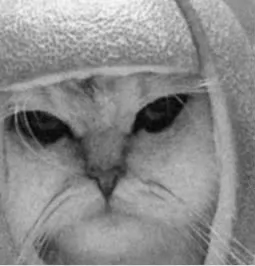
#> input picture face.png, 255 x 266 px
$ python SIFT_scratch.py
#> lines starting #> are read from the running program, lines starting #| are printed output that depends on the picture; long printed decimals are rounded
import math
import numpy as np
from scipy import ndimage

# --------------------------------------------------
# 1. Gaussian utilities
# --------------------------------------------------
def gaussian_kernel(size: int, sigma: float) -> np.ndarray:
    """Return a 2-D Gaussian kernel (normalised to 1)."""
    ax = np.arange(-size // 2 + 1., size // 2 + 1.)
    xx, yy = np.meshgrid(ax, ax)
    kernel = np.exp(-(xx ** 2 + yy ** 2) / (2 * sigma ** 2))
    return kernel / np.sum(kernel)

# --------------------------------------------------
# 2. SIFT class
# --------------------------------------------------
class SIFT:
    def __init__(self,
                 n_octaves: int = 4,
                 n_scales: int = 3,
                 sigma: float = 1.6,
                 contrast_th: float = 0.04,
                 edge_th: float = 10,
                 border: int = 5):
        self.n_oct = n_octaves
        self.n_sc  = n_scales               # scales / octave
        self.sigma = sigma                  # base blur
        self.k     = 2 ** (1 / n_scales)    # scale step
        self.c_th  = contrast_th
        self.e_th  = edge_th
        self.border = border                # ignore border width
        # #images / octave = s+3 → ensures s DoG layers
        self.n_imgs_oct = self.n_sc + 3

    # --------------------------------------------------
    # 2.1 Gaussian pyramid
    # --------------------------------------------------
    def _gaussian_pyramid(self, img_f32):
        pyr = []
        base = img_f32
        for o in range(self.n_oct):
            octave = []
            for s in range(self.n_imgs_oct):
                if o == 0 and s == 0:
                    octave.append(base)
                else:
                    if s == 0:                 # first image of new octave
                        base = pyr[o - 1][self.n_sc]
                        base = base[::2, ::2]  # down-sample by 2
                    sigma = self.sigma * (self.k ** s)
                    ksize = int(2 * np.ceil(2 * sigma) + 1) | 1
                    g = gaussian_kernel(ksize, sigma)
                    octave.append(ndimage.convolve(base, g, mode='nearest'))
                base = octave[-1]
            pyr.append(octave)
        return pyr

    # --------------------------------------------------
    # 2.2 DoG pyramid
    # --------------------------------------------------
    @staticmethod
    def _dog_pyramid(g_pyr):
        dog = []
        for octave in g_pyr:
            dog.append([octave[i + 1] - octave[i] for i in range(len(octave) - 1)])
        return dog

    # --------------------------------------------------
    # 2.3 Extrema test helper
    # --------------------------------------------------
    def _is_extremum(self, dog, o, s, i, j):
        val = dog[o][s][i, j]
        if val == 0:              # quick reject
            return False
        comp = (val > 0)          # compare > for maxima else <
        for ds in (-1, 0, 1):
            for di in (-1, 0, 1):
                for dj in (-1, 0, 1):
                    if ds == di == dj == 0:
                        continue
                    if comp:
                        if dog[o][s + ds][i + di, j + dj] >= val:
                            return False
                    else:
                        if dog[o][s + ds][i + di, j + dj] <= val:
                            return False
        return True

    # --------------------------------------------------
    # 2.4 Hessian-based edge filter
    # --------------------------------------------------
    def _is_edge_like(self, dog_layer, i, j):
        Dxx = dog_layer[i+1, j] + dog_layer[i-1, j] - 2*dog_layer[i, j]
        Dyy = dog_layer[i, j+1] + dog_layer[i, j-1] - 2*dog_layer[i, j]
        Dxy = (dog_layer[i+1, j+1] - dog_layer[i+1, j-1] -
               dog_layer[i-1, j+1] + dog_layer[i-1, j-1]) / 4.0
        tr = Dxx + Dyy
        det = Dxx*Dyy - Dxy**2
        if det <= 0:
            return True
        return (tr**2 / det) > ((self.e_th + 1) ** 2 / self.e_th)

    # --------------------------------------------------
    # 2.5 Sub-pixel quadratic fit (3-D)
    # --------------------------------------------------
    def _localise(self, dog, o, s, i, j, max_iter=5):
        for _ in range(max_iter):
            # 1st derivatives
            Dx = (dog[o][s][i, j+1] - dog[o][s][i, j-1]) / 2.
            Dy = (dog[o][s][i+1, j] - dog[o][s][i-1, j]) / 2.
            Ds = (dog[o][s+1][i, j] - dog[o][s-1][i, j]) / 2.
            # 2nd derivatives
            Dxx = dog[o][s][i, j+1] + dog[o][s][i, j-1] - 2*dog[o][s][i, j]
            Dyy = dog[o][s][i+1, j] + dog[o][s][i-1, j] - 2*dog[o][s][i, j]
            Dss = dog[o][s+1][i, j] + dog[o][s-1][i, j] - 2*dog[o][s][i, j]
            Dxy = (dog[o][s][i+1, j+1] - dog[o][s][i+1, j-1] -
                   dog[o][s][i-1, j+1] + dog[o][s][i-1, j-1]) / 4.
            Dxs = (dog[o][s+1][i, j+1] - dog[o][s+1][i, j-1] -
                   dog[o][s-1][i, j+1] + dog[o][s-1][i, j-1]) / 4.
            Dys = (dog[o][s+1][i+1, j] - dog[o][s+1][i-1, j] -
                   dog[o][s-1][i+1, j] + dog[o][s-1][i-1, j]) / 4.
            J = np.array([Dx, Dy, Ds])
            H = np.array([[Dxx, Dxy, Dxs],
                          [Dxy, Dyy, Dys],
                          [Dxs, Dys, Dss]])
            try:
                offset = -np.linalg.lstsq(H, J, rcond=None)[0]
            except np.linalg.LinAlgError:
                return None
            if np.all(np.abs(offset) < 0.5):
                break
            j += int(round(offset[0]))
            i += int(round(offset[1]))
            s += int(round(offset[2]))
            shape = dog[o][0].shape
            if not (self.border < i < shape[0]-self.border and
                    self.border < j < shape[1]-self.border and
                    1 <= s < self.n_sc+1):
                return None
        contrast = dog[o][s][i, j] + 0.5 * J.dot(offset)
        if abs(contrast) < self.c_th:
            return None
        if self._is_edge_like(dog[o][s], i, j):
            return None
        return (o, s+offset[2], i+offset[1], j+offset[0], contrast)

    # --------------------------------------------------
    # 2.6 Orientation histogram
    # --------------------------------------------------
    @staticmethod
    def _gradients(img):
        dy = ndimage.sobel(img, axis=0, mode='nearest')
        dx = ndimage.sobel(img, axis=1, mode='nearest')
        mag = np.hypot(dx, dy)
        ori = np.arctan2(dy, dx) % (2*np.pi)   # [0,2π)
        return mag, ori

    def _orientations(self, g_pyr, kp,
                      n_bins=36, peak_ratio=0.8, sigma_factor=1.5):
        o, s, y, x, _ = kp
        s_int = int(round(s))
        img = g_pyr[o][s_int]
        mag, ori = self._gradients(img)
        # window (3σ radius in pixels of THIS octave)
        sigma = sigma_factor * (self.k ** s) * (2 ** o)
        r = int(round(3 * sigma))
        hist = np.zeros(n_bins)
        h, w = img.shape
        for i in range(-r, r+1):
            for j in range(-r, r+1):
                yy, xx = int(round(y+i)), int(round(x+j))
                if 0 <= yy < h and 0 <= xx < w:
                    weight = math.exp(-(i*i + j*j)/(2*sigma*sigma))
                    bin_f = (ori[yy, xx] * n_bins) / (2*np.pi)
                    bin_i = int(np.floor(bin_f)) % n_bins
                    hist[bin_i] += weight * mag[yy, xx]
        # smooth + peak picking
        hist = np.convolve(hist, [1/3,1/3,1/3], mode='same')
        maxv = hist.max()
        peaks = np.where((hist > np.roll(hist,  1)) &
                         (hist > np.roll(hist, -1)) &
                         (hist >= peak_ratio*maxv))[0]
        angles = []
        for p in peaks:
            # quadratic interpolation
            l = hist[(p-1) % n_bins]; c = hist[p]; r = hist[(p+1) % n_bins]
            offset = 0.5*(l - r)/(l - 2*c + r)
            angle = 2*np.pi*(p+offset)/n_bins
            angles.append(angle)
        if not angles:                        # always at least the max bin
            angle = 2*np.pi*hist.argmax()/n_bins
            angles = [angle]
        return angles

    # --------------------------------------------------
    # 2.7 Descriptor (4×4×8 = 128)
    # --------------------------------------------------
    def _descriptor(self, g_pyr, kp, angle,
                    n_spatial=4, n_ori=8, window_factor=3.0):
        o, s, y, x, _, angle = kp  # <--- Patch applied here
        s_int = int(round(s))
        img = g_pyr[o][s_int]
        mag, ori = self._gradients(img)
        cos_t, sin_t = math.cos(angle), math.sin(angle)
        bins_per_rad = n_ori / (2*np.pi)
        sigma = window_factor * (self.k ** s) * (2 ** o)
        win_rad = int(round(sigma * (n_spatial+1) / 2))
        hist = np.zeros((n_spatial, n_spatial, n_ori))
        h, w = img.shape
        for i in range(-win_rad, win_rad+1):
            for j in range(-win_rad, win_rad+1):
                yy = int(round(y+i)); xx = int(round(x+j))
                if 0 <= yy < h and 0 <= xx < w:
                    # rotate to kp frame
                    rx = ( cos_t * j + sin_t * i) / sigma
                    ry = (-sin_t * j + cos_t * i) / sigma
                    if abs(rx) > n_spatial/2 or abs(ry) > n_spatial/2:
                        continue
                    # spatial bins
                    sbx = rx + n_spatial/2 - 0.5
                    sby = ry + n_spatial/2 - 0.5
                    ix, iy = int(math.floor(sbx)), int(math.floor(sby))
                    if not (0 <= ix < n_spatial and 0 <= iy < n_spatial):
                        continue
                    # orientation bin
                    theta = (ori[yy, xx] - angle) % (2*np.pi)
                    ob = theta * bins_per_rad
                    io = int(math.floor(ob)) % n_ori
                    # tri-linear interpolation weights
                    wx, wy, wo = sbx-ix, sby-iy, ob-io
                    for dx in (0,1):
                        for dy in (0,1):
                            for do in (0,1):
                                w_tot = ((1-wx) if dx==0 else wx) * \
                                        ((1-wy) if dy==0 else wy) * \
                                        ((1-wo) if do==0 else wo)
                                hist[(iy+dy)%n_spatial,
                                     (ix+dx)%n_spatial,
                                     (io+do)%n_ori] += \
                                     w_tot * mag[yy, xx] * \
                                     math.exp(-(rx*rx+ry*ry)/(2*(0.5*n_spatial)**2))
        vec = hist.flatten()
        # normalise, threshold, renormalise
        vec /= np.linalg.norm(vec) + 1e-7
        vec = np.clip(vec, 0, 0.2)
        vec /= np.linalg.norm(vec) + 1e-7
        return vec.astype(np.float32)

    # --------------------------------------------------
    # 3. Main API: detect + compute
    # --------------------------------------------------
    def detect_and_compute(self, img_u8: np.ndarray):
        """Return keypoints list & 128-D descriptor ndarray."""
        # ensure grayscale float32 [0,1]
        img = img_u8.astype(np.float32) / 255.0

        g_pyr  = self._gaussian_pyramid(img)
        dog_pyr = self._dog_pyramid(g_pyr)

        # ----------- extrema search -------------
        cand = []
        for o in range(self.n_oct):
            for s in range(1, self.n_sc+1):
                dog_layer = dog_pyr[o][s]
                h, w = dog_layer.shape
                for i in range(self.border, h-self.border):
                    for j in range(self.border, w-self.border):
                        if self._is_extremum(dog_pyr, o, s, i, j):
                            cand.append((o, s, i, j))

        # ----------- sub-pixel localisation -------------
        kps = []
        for (o, s, i, j) in cand:
            res = self._localise(dog_pyr, o, s, i, j)
            if res is not None:
                kps.append(res)

        # ----------- orientation assignment -------------
        keypoints = []
        for kp in kps:
            for ang in self._orientations(g_pyr, kp):
                keypoints.append((*kp, ang))   # extend with angle

        # ----------- descriptor extraction -------------
        descs = np.zeros((len(keypoints), 128), dtype=np.float32)
        for idx, kp in enumerate(keypoints):
            descs[idx] = self._descriptor(g_pyr, kp, kp[-1])  # angle is in kp[-1]

        return keypoints, descs

# --------------------------------------------------
# 4. Example usage
# --------------------------------------------------
if __name__ == '__main__':
    import imageio.v3 as iio

    # 4.1 Load & convert to grayscale float32
    img = iio.imread('face.png')         # supply your own image
#> img is the input picture: shape (266, 255, 4); mean R, G, B, A 138.7, 138.7, 138.7, 255
    if img.ndim == 3:                    # RGB → gray
        img = np.dot(img[...,:3], [0.299, 0.587, 0.114])
#> img: shape (266, 255) float64
    img = img.astype(np.uint8)

    # 4.2 Run SIFT
    sift = SIFT(n_octaves=4, n_scales=3,
                contrast_th=0.03, edge_th=10)
    kps, desc = sift.detect_and_compute(img)
#> after the loop in _gaussian_pyramid, `for o in range(self.n_oct):`:
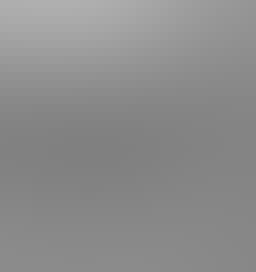
#> base: shape (34, 32) float32 (shown 8 times larger); min 0.503, max 0.688, mean 0.551
#> after the loop in _gaussian_pyramid, `for o in range(self.n_oct):`: pyr = 4 items
#> the loop in _dog_pyramid, `for octave in g_pyr:` made 4 passes
#> after the loop in detect_and_compute, `for o in range(self.n_oct):`: cand = 64 items, first 6: (0, 1, 195, 222), (0, 1, 209, 108), (0, 1, 213, 160), (0, 1, 245, 218), (0, 2, 70, 46), (0, 2, 70, 124)
#> the loop in detect_and_compute, `for (o, s, i, j) in cand:` made 64 passes
#> (o, s, i, j, contrast in _localise) on passes 5, 8, 9, 12, 13, 18, 19, 20, 21, 22, 24, 26: (0, 2, 70, 46, 0.0233), (0, 2, 159, 94, -0.0147), (0, 3, 83, 111, 0.0264), (0, 3, 105, 232, 0.0196), (0, 3, 108, 219, -0.0281), (0, 3, 137, 145, -0.0266), (0, 3, 145, 239, 0.0179), (0, 3, 154, 82, 0.0238), (0, 3, 160, 134, -0.018), (0, 3, 168, 73, -0.0127), (0, 3, 179, 243, 0.0183), (0, 3, 205, 142, -0.0105)
#> (o, s, i, j, contrast in _localise) on passes 2, 6, 7, 10, 14, 15: (0, 1, 209, 108, 0.0312), (0, 2, 70, 124, -0.0304), (0, 2, 116, 44, 0.0392), (0, 3, 104, 36, -0.0319), (0, 3, 113, 62, -0.0356), (0, 3, 127, 155, 0.0364)
#> after the loop in detect_and_compute, `for (o, s, i, j) in cand:`: kps = 10 items, first 6: (0, 1.44, 207, 107.5, 0.0312), (0, 1.86, 70.25, 123.7, -0.0304), (0, 2.06, 117.5, 44.42, 0.0392), (0, 2.49, 105.1, 35.86, -0.0319), (0, 2.63, 114.1, 61.44, -0.0356), (0, 3, 127, 154.9, 0.0364)
#> the loop in detect_and_compute, `for kp in kps:` made 10 passes
#> kp on passes 1 to 10: (0, 1.44, 207, 107.5, 0.0312), (0, 1.86, 70.25, 123.7, -0.0304), (0, 2.06, 117.5, 44.42, 0.0392), (0, 2.49, 105.1, 35.86, -0.0319), (0, 2.63, 114.1, 61.44, -0.0356), (0, 3, 127, 154.9, 0.0364), (0, 3.16, 129, 64.12, 0.0463), (1, 2.25, 124.4, 24.45, 0.0366), (2, 1.47, 29, 40.02, 0.0513), (2, 1.16, 32.22, 10.45, 0.0493)
#> pass 1, in _gradients, `dy = ndimage.sobel(img, axis=0, mode='nearest')`:
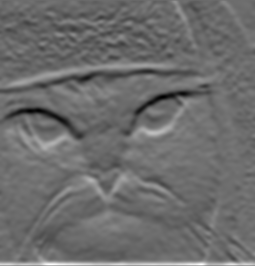
#> dy: shape (266, 255) float32; min -0.646, max 0.856, mean -0.00237; drawn with min black and max white
#> pass 1, in _gradients, `dx = ndimage.sobel(img, axis=1, mode='nearest')`:
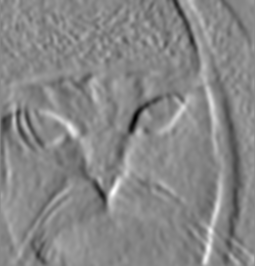
#> dx: shape (266, 255) float32; min -0.6, max 0.524, mean -0.00186; drawn with min black and max white
#> pass 1, in _gradients, `mag = np.hypot(dx, dy)`:
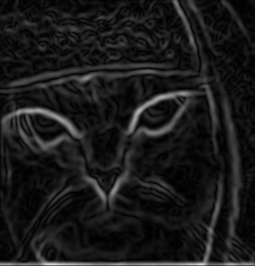
#> mag: shape (266, 255) float32; min 0.000217, max 0.857, mean 0.102
#> after the loop in detect_and_compute, `for kp in kps:`: keypoints = 12 items
#> the loop in detect_and_compute, `for idx, kp in enumerate(keypoints):` made 12 passes
#> (kp, o in _descriptor, s in _descriptor, y in _descriptor, x in _descriptor, angle in _descriptor, s_int in _descriptor, cos_t in _descriptor) on passes 1 to 8: ((0, 1.44, 207, 107.5, 0.0312, 5.91), 0, 1.44, 207, 107.5, 5.91, 1, 0.93), ((0, 1.86, 70.25, 123.7, -0.0304, 1.57), 0, 1.86, 70.25, 123.7, 1.57, 2, 0.00409), ((0, 2.06, 117.5, 44.42, 0.0392, 4.96), 0, 2.06, 117.5, 44.42, 4.96, 2, 0.245), ((0, 2.49, 105.1, 35.86, -0.0319, 4.62), 0, 2.49, 105.1, 35.86, 4.62, 2, -0.0913), ((0, 2.63, 114.1, 61.44, -0.0356, 5.12), 0, 2.63, 114.1, 61.44, 5.12, 3, 0.395), ((0, 3, 127, 154.9, 0.0364, 1.36), 0, 3, 127, 154.9, 1.36, 3, 0.211), ((0, 3.16, 129, 64.12, 0.0463, 5.36), 0, 3.16, 129, 64.12, 5.36, 3, 0.6), ((1, 2.25, 124.4, 24.45, 0.0366, 2.43), 1, 2.25, 124.4, 24.45, 2.43, 2, -0.76)
#> pass 1, in _gradients (call 11), `ori = np.arctan2(dy, dx) % (2*np.pi)`:
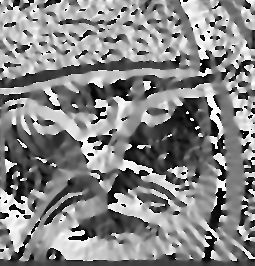
#> ori: shape (266, 255) float32; min 0.000301, max 6.28, mean 3.3; drawn with min black and max white
#> pass 2, in _gradients (call 12), `dy = ndimage.sobel(img, axis=0, mode='nearest')`:
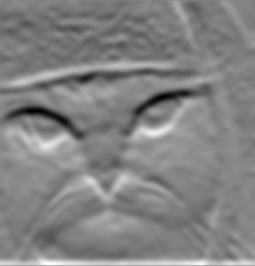
#> dy: shape (266, 255) float32; min -0.428, max 0.396, mean -0.00421; drawn with min black and max white
#> kps = 12 items

    print('Detected keypoints :', len(kps))
#| Detected keypoints : 12
    print('Descriptor array    :', desc.shape)
#| Descriptor array    : (12, 128)
    print('First keypoint info :')
    if kps:
        o, s, y, x, c, ang = kps[0]
#> o = 0; s = 1.44; y = 207; x = 107.5; c = 0.0312; ang = 5.91
        print(f'  octave={o}, scale={s:.2f}, pos=({y:.1f},{x:.1f}), '
              f'contrast={c:.3f}, angle={math.degrees(ang):.1f}°')
#|   octave=0, scale=1.44, pos=(207.0,107.5), contrast=0.031, angle=338.4°
        print('  descriptor (first 10 values):', desc[0][:10])
#|   descriptor (first 10 values): [0.00275 0.02918 0.01192 0.01201 0.03319 0.1072
#|  0.         0.000246   0.0008516 0.00565]
import matplotlib.pyplot as plt

# ... after running sift.detect_and_compute(img)
plt.figure(figsize=(10, 10))
plt.imshow(img, cmap='gray')

# Draw keypoints as circles
for kp in kps:
    o, s, y, x, c, ang = kp
    plt.plot(x, y, 'ro', markersize=5, markerfacecolor='none')  # red circle
#> this loop made 12 passes
#> (o, s, y, x, c, ang) on passes 1 to 12: (0, 1.44, 207, 107.5, 0.0312, 5.91), (0, 1.86, 70.25, 123.7, -0.0304, 1.57), (0, 2.06, 117.5, 44.42, 0.0392, 4.96), (0, 2.49, 105.1, 35.86, -0.0319, 4.62), (0, 2.63, 114.1, 61.44, -0.0356, 5.12), (0, 3, 127, 154.9, 0.0364, 1.36), (0, 3.16, 129, 64.12, 0.0463, 5.36), (1, 2.25, 124.4, 24.45, 0.0366, 2.43), (1, 2.25, 124.4, 24.45, 0.0366, 4.24), (2, 1.47, 29, 40.02, 0.0513, 0.946), (2, 1.47, 29, 40.02, 0.0513, 4.01), (2, 1.16, 32.22, 10.45, 0.0493, 1.74)
plt.title(f'SIFT Keypoints ({len(kps)})')
plt.axis('off')
plt.show()
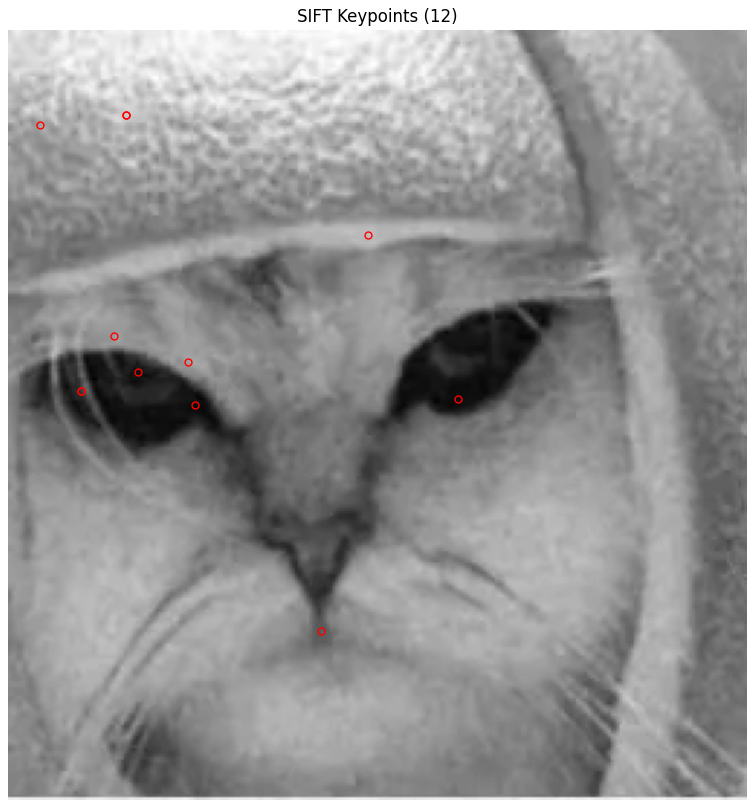
#> figure drawn by matplotlib, 1 panel
